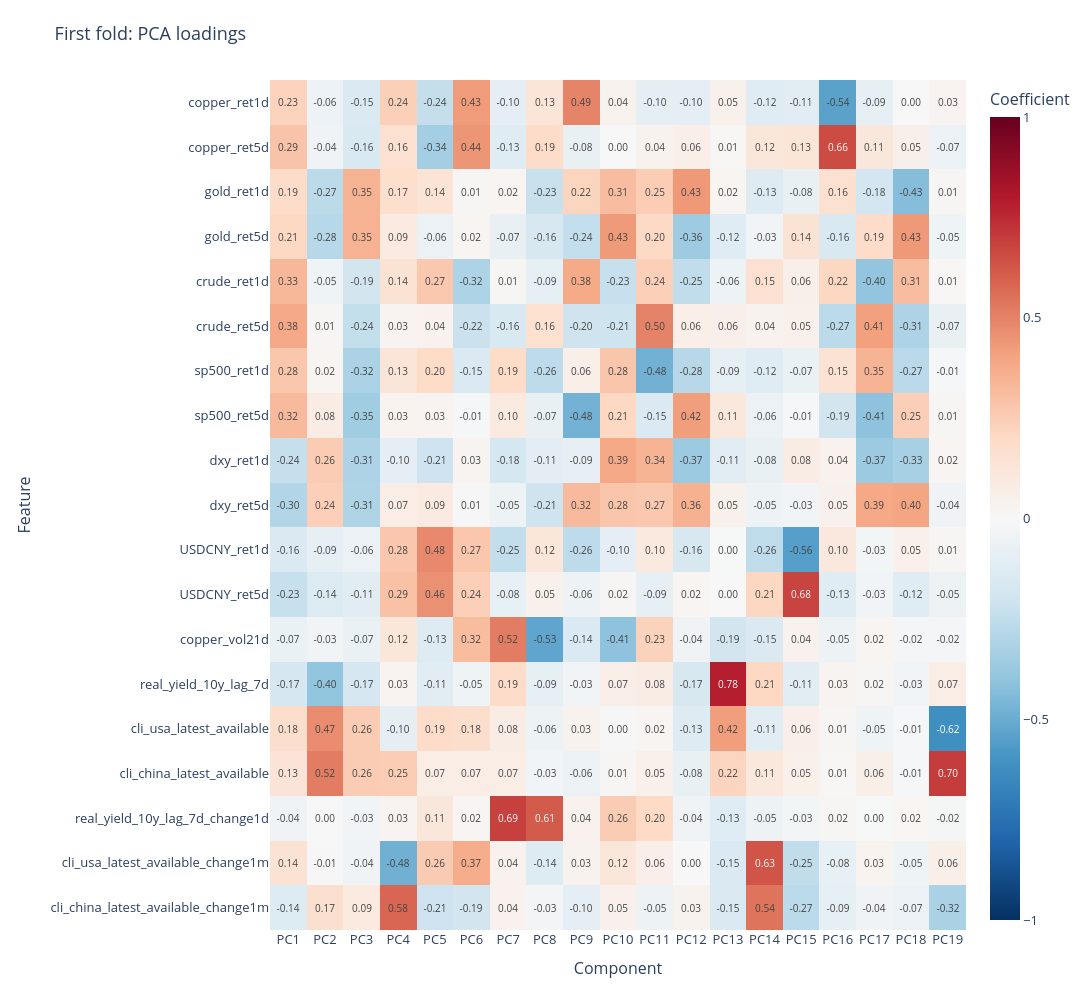

Notebook source saved alongside this figure:
### Code cell
fig = px.imshow(
    loadings,
    text_auto=".2f",
    color_continuous_scale="RdBu_r",
    zmin=-1,
    zmax=1,
    aspect="auto",
    title="First fold: PCA loadings",
    height=1000,
    width=1100,
    labels={"x": "Component", "y": "Feature", "color": "Coefficient"},
)
fig.update_layout(font=dict(size=13), margin=dict(l=270, r=90, t=80, b=70))
fig.update_traces(textfont_size=10)
fig.update_xaxes(tickmode="linear", dtick=1)
fig.show()

### Figure 1 — Plotly figure (JSON) as saved in the notebook; plotly's stock layout.template omitted (floating-point values rounded to 4 significant figures; data arrays with more than 128 entries replaced by an {"elided": "..."} marker saying what was removed)
{"data": [{"coloraxis": "coloraxis", "hovertemplate": "Component: %{x}<br>Feature: %{y}<br>Coefficient: %{z}<extra></extra>", "name": "0", "textfont": {"size": 10}, "texttemplate": "%{z:.2f}", "type": "heatmap", "x": ["PC1", "PC2", "PC3", "PC4", "PC5", "PC6", "PC7", "PC8", "PC9", "PC10", "PC11", "PC12", "PC13", "PC14", "PC15", "PC16", "PC17", "PC18", "PC19"], "xaxis": "x", "y": ["copper_ret1d", "copper_ret5d", "gold_ret1d", "gold_ret5d", "crude_ret1d", "crude_ret5d", "sp500_ret1d", "sp500_ret5d", "dxy_ret1d", "dxy_ret5d", "USDCNY_ret1d", "USDCNY_ret5d", "copper_vol21d", "real_yield_10y_lag_7d", "cli_usa_latest_available", "cli_china_latest_available", "real_yield_10y_lag_7d_change1d", "cli_usa_latest_available_change1m", "cli_china_latest_available_change1m"], "yaxis": "y", "z": {"elided": "19x19 float values"}}], "layout": {"coloraxis": {"autocolorscale": false, "cmax": 1, "cmin": -1, "colorbar": {"title": {"text": "Coefficient"}}, "colorscale": [[0.0, "rgb(5,48,97)"], [0.1, "rgb(33,102,172)"], [0.2, "rgb(67,147,195)"], [0.3, "rgb(146,197,222)"], [0.4, "rgb(209,229,240)"], [0.5, "rgb(247,247,247)"], [0.6, "rgb(253,219,199)"], [0.7, "rgb(244,165,130)"], [0.8, "rgb(214,96,77)"], [0.9, "rgb(178,24,43)"], [1.0, "rgb(103,0,31)"]]}, "font": {"size": 13}, "height": 1000, "margin": {"b": 70, "l": 270, "r": 90, "t": 80}, "title": {"text": "First fold: PCA loadings"}, "width": 1100, "xaxis": {"anchor": "y", "domain": [0.0, 1.0], "dtick": 1, "tickmode": "linear", "title": {"text": "Component"}}, "yaxis": {"anchor": "x", "autorange": "reversed", "domain": [0.0, 1.0], "title": {"text": "Feature"}}}}
